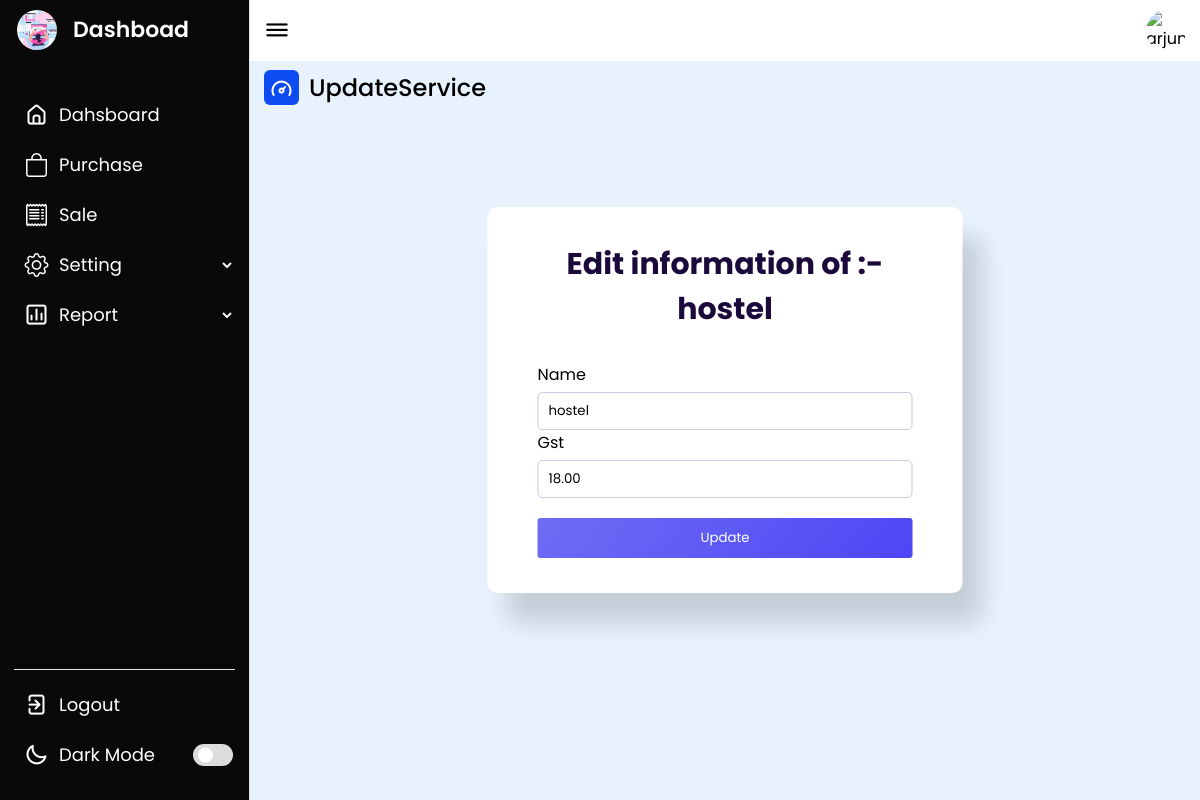
Screenshot of /updateservice.php?vid=17 (signed in) with the database file from the repository.
### tables this page shows
CREATE TABLE `service_master` (
  `service_id` int(255) NOT NULL,
  `service_name` varchar(255) NOT NULL,
  `gst_per` decimal(10,2) NOT NULL
);

### updateservice.php (the view, shortened to what this page needs)
<?php
require('db.php');
?>
<!DOCTYPE html>
<html lang="en">
<head>
    <link rel="stylesheet" href="css/mycss.css">
</head>
<body>
    <?php
    $uid=$_GET['vid'];
    $ret=mysqli_query($con,"select * from service_master where service_id='$uid'");
    $row=mysqli_fetch_array($ret);
    ?>
        <?php
	include 'navbar.php';
	?>
    <section class="dashboard">
    <div class="top">
            <i class="uil uil-bars sidebar-toggle"></i>
            <img src="images/profile.jpeg" alt="arjun">
        </div>
        <div class="dash-content">
            <div class="overview">
                <div class="title">
                    <i class="uil uil-tachometer-fast-alt"></i>
                    <span class="text">UpdateService</span>
                </div>
                <div class="container">
       <h1>Edit information of :-<?php echo $row['service_name'];?></h1>
   <form name="form" method="post" action="">
    Name
   <p><input type="text" name="name" value="<?php echo $row['service_name'];?>"/></p>
   Gst
   <p><input type="binary" name="gst" value="<?php echo $row['gst_per'];?>"/></p>
   <button name="register">Update</button>
</form>
</div>
        </div>
        </div>
    </section>
</body>
</html>

### css/mycss.css (style rules this page uses)
body { height: 100vh; background: linear-gradient( 135deg, #6f6df4, #4c46f5 ); }
:root { --primar-color: #ffffff; --tran-05: all 0.5s ease; --tran-03: all 0.3s ease; --tran-03: all 0.2s ease; }
.container { background-color: var(--primar-color); width: 50%; min-width: 420px; padding: 35px 50px; transform: translate(-50%,-50%); position: absolute; left: 50%; top: 50%; border-radius: 10px; box-shadow: 20px 30px 25px rgba(0,0,0,0.15); }
h1 { font-size: 30px; text-align: center; color: #1c093c; }
p { position: relative; margin: auto; width: 100%; text-align: center; color: #606060; font-size: 14px; font-weight: 400; }
form { width: 100%; position: relative; margin: 30px auto 0 auto; }
textarea, input,select { width: 100%; font-weight: 400; padding: 8px 10px; border-radius: 5px; border: 1.2px solid #c4cae0; margin-top: 5px; }
button { border: none; padding: 10px 20px; background: linear-gradient( 130deg, #6f6df4, #4c46f5 ); color: #ffffff; border-radius: 3px; margin-top: 20px; width: 100%; }

### css/style.css (style rules this page uses)
* { margin: 0; padding: 0; box-sizing: border-box; font-family: 'Poppins', sans-serif; }
:root { --primary-color: #0E4BF1; --panel-color: #FFF; --text-color: #000; --black-light-color: #707070; --border-color: #e6e5e5; --toggle-color: #DDD; --box1-color: #62a5ec; --box2-color: #FFE6AC; --box3-color: #E7D1FC; --box4-color: #87e6e3; --title-icon-color: #fff; --nav-color: #090909; --dash-color: #e7f2fd; --tran-05: all 0.5s ease; --tran-03: all 0.3s ease; --tran-03: all 0.2s ease; }
body { min-height: 100vh; background-color: var(--primary-color); }
.dashboard { position: relative; left: 250px; background-color: var(--dash-color); min-height: 100vh; width: calc(100% - 250px); padding: 10px 14px; transition: var(--tran-05); }
.dashboard .top { position: fixed; top: 0; left: 250px; display: flex; width: calc(100% - 250px); justify-content: space-between; align-items: center; padding: 10px 14px; background-color: var(--panel-color); transition: var(--tran-05); z-index: 10; }
.dashboard .top .sidebar-toggle { font-size: 26px; color: var(--text-color); cursor: pointer; }
.top img { width: 40px; border-radius: 50%; }
.dashboard .dash-content { padding-top: 0px; }
.dash-content .title { display: flex; align-items: center; margin: 60px 0 30px 0; }
.dash-content .title i { position: relative; height: 35px; width: 35px; background-color: var(--primary-color); border-radius: 6px; color: var(--title-icon-color); display: flex; align-items: center; justify-content: center; font-size: 24px; }
.dash-content .title .text { font-size: 24px; font-weight: 500; color: var(--text-color); margin-left: 10px; }

### rows the page displays
service_master: service_name "hostel", name "hostel", gst "18.00"
